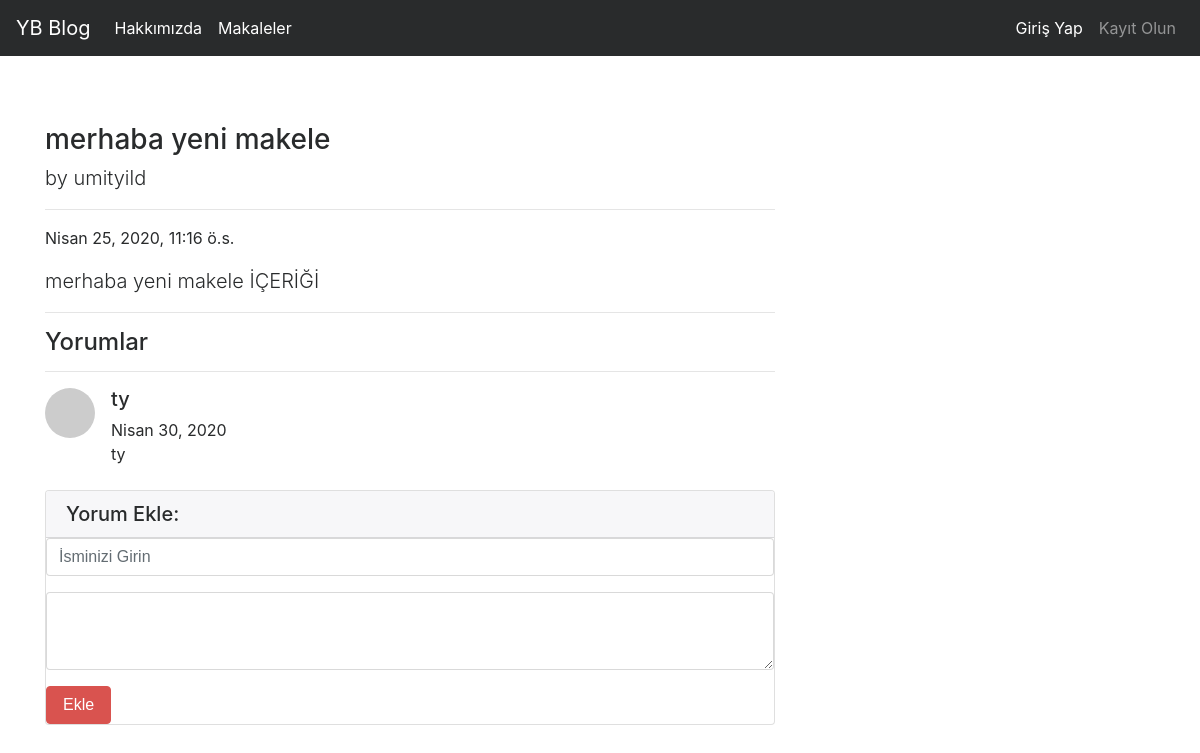
Screenshot of /articles/article/2 with the database file from the repository.
### article/models.py (models this page shows, shortened)
class Article(models.Model):
    author=models.ForeignKey("auth.User",on_delete=models.CASCADE,verbose_name="Yazar")
    title=models.CharField(max_length=500,verbose_name="Başlık")
    context=RichTextField()
    created_date=models.DateTimeField(auto_now_add=True)
    article_image=models.FileField(blank=True,null=True,verbose_name="Makaleye Fotoğraf Ekle")
    class Meta:
         ordering = ['-created_date']

class Comment(models.Model):
    author=models.ForeignKey(Article,on_delete=models.CASCADE,verbose_name="Makale",related_name="comments")
    comment_author = models.CharField(max_length=50,verbose_name="İsim")
    comment_content = models.CharField(max_length=200,verbose_name="Yorum")
    comment_date= models.DateField(auto_now_add=True)
    class Meta:
        ordering = ['-comment_date']

### article/views.py (the view)
# urls.py: path('article/<int:id>',views.detail,name="detail"),
def detail(request,id):
   article=get_object_or_404(Article,id=id)
   comments = article.comments.all()
   context={
   "articles":article,
   "comments":comments
   }
   return render(request,"detail.html",context)

### templates/detail.html (shortened to what this page needs)
{% extends "layout.html" %}
{% block body %}
{% load crispy_forms_tags %}
<div class="row">
  <div class="col-lg-8">
    <h3 class="mt-4">{{articles.title}} </h3>
    <p class="lead">
      by
      {{articles.author}}
    </p>
    <hr>
    <p> {{articles.created_date}} </p>
    <p class="lead">
      {{articles.context|safe}}
    </p>
    <hr>
    <h4>Yorumlar</h4>
    <hr>
    {% if comments %}
    {% for comment in comments %}
    <div class="media mb-4">
      <img class="d-flex mr-3 rounded-circle" src="http://placehold.it/50x50" alt="">
      <div class="media-body">
        <h5 class="mt-0"> {{ comment.comment_author}} </h5>
          {{comment.comment_date}}
          <br>
          {{comment.comment_content}}
      </div>
    </div>
    {% endfor %}
    {% else %}
    <div class="alert alert-danger">
      Bu makelde herhangibir yorum yazılmamış, ilk yorumu siz yazın!
    </div>
    {% endif %}
    <div class="card my-4">
      <h5 class="card-header">Yorum Ekle:</h5>
      <div class="card-body">
        <form method="post" action="/article/comment/{{articles.id}}   ">
          <form method="post" action="/article/comment/{{articles.id}}   ">
            <div class="form-group">
              <input name="comment_author" type="text" class="form-control" id="formGroupExampleInput"
                placeholder="İsminizi Girin">
            </div>
            <div class="form-group">
              <textarea name="comment_content" class="form-control" id="exampleFormControlTextarea1"
                rows="3"></textarea>
            </div>
            <button type="submit" class="btn btn-danger">Ekle</button>
          </form>
        </form>
      </div>
    </div>
  </div>
</div>
{% endblock body %}

### rows the page displays
Article: title "merhaba yeni makele", author "umityild", created_date "Nisan 25, 2020, 11:16 ö.s.", context "merhaba yeni makele İÇERİĞİ"
Comment: comment_author "ty", comment_date "Nisan 30, 2020", comment_content "ty"
